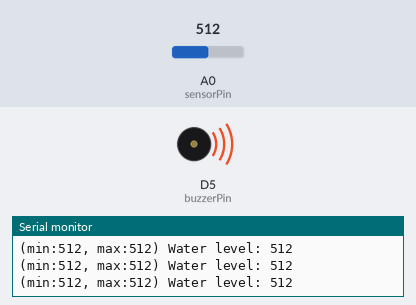
A sketch run on a simulated ESP8266 (NodeMCU). Parts: buzzer (waves = sounding, pin HIGH), the last lines printed to the serial monitor. The test bench sets the inputs (shaded band); at power-on: A0 (sensorPin) = 512. Pins used as bus, display or sensor lines are not drawn.

Above: at 1.3 s.
1.4 s: A0 (sensorPin) set to 0
At 2.2 s:
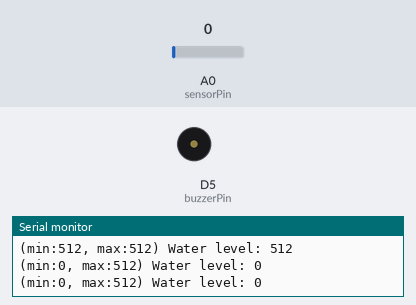
3.0 s: A0 (sensorPin) set to 122
At 4.5 s:
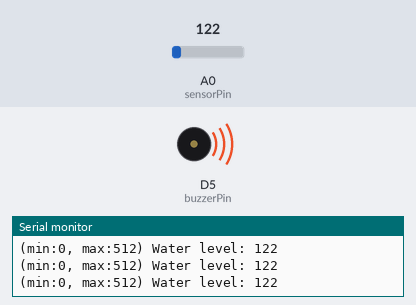
Timing chart, 0 to 6.0 s (numbered marks = the images above; inputs shaded):
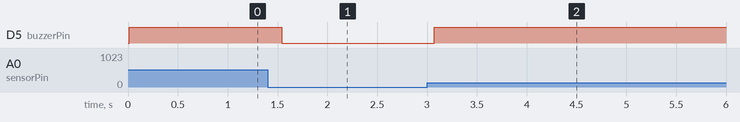

Measured:
- after the input at 1.4 s, D5 (buzzerPin): HIGH → LOW after 0.14 s
- after the input at 3.0 s, D5 (buzzerPin): LOW → HIGH after 0.07 s

The sketch:

water_level_read.ino
```cpp
// Sensor pins
#define sensorPower D7
#define sensorPin A0
#define buzzerPin D5

// Value for storing water level
int val = 0;
int minimum = 1000;
int maximum = 0;

void setup() {
	pinMode(sensorPower, OUTPUT);
  pinMode(buzzerPin, OUTPUT);
	digitalWrite(sensorPower, LOW);
	Serial.begin(9600);
}

int readSensor() {
	int outputValue;
  digitalWrite(sensorPower, HIGH);
  delay(10);
  val = analogRead(sensorPin);
  // outputValue = map(val, 15, 502, 0, 100);
  digitalWrite(sensorPower, LOW);

	return val;
}

// void setBunyi(bool on = true) {
//   digitalWrite(buzzerPin, on ? HIGH : LOW);
// }

void setBunyi(int n) {
  analogWrite(buzzerPin, n);
}

void loop() {
	int level = readSensor();
  // setBunyi(level > 90);
  int levelBunyi = map(level, 0, 100, 0, 255);
  setBunyi(levelBunyi);
  minimum = level < minimum ? level : minimum;
  maximum = level > maximum ? level : maximum;
  Serial.printf("(min:%d, max:%d) Water level: %d\n", minimum, maximum, level);

	delay(500);
}
```
